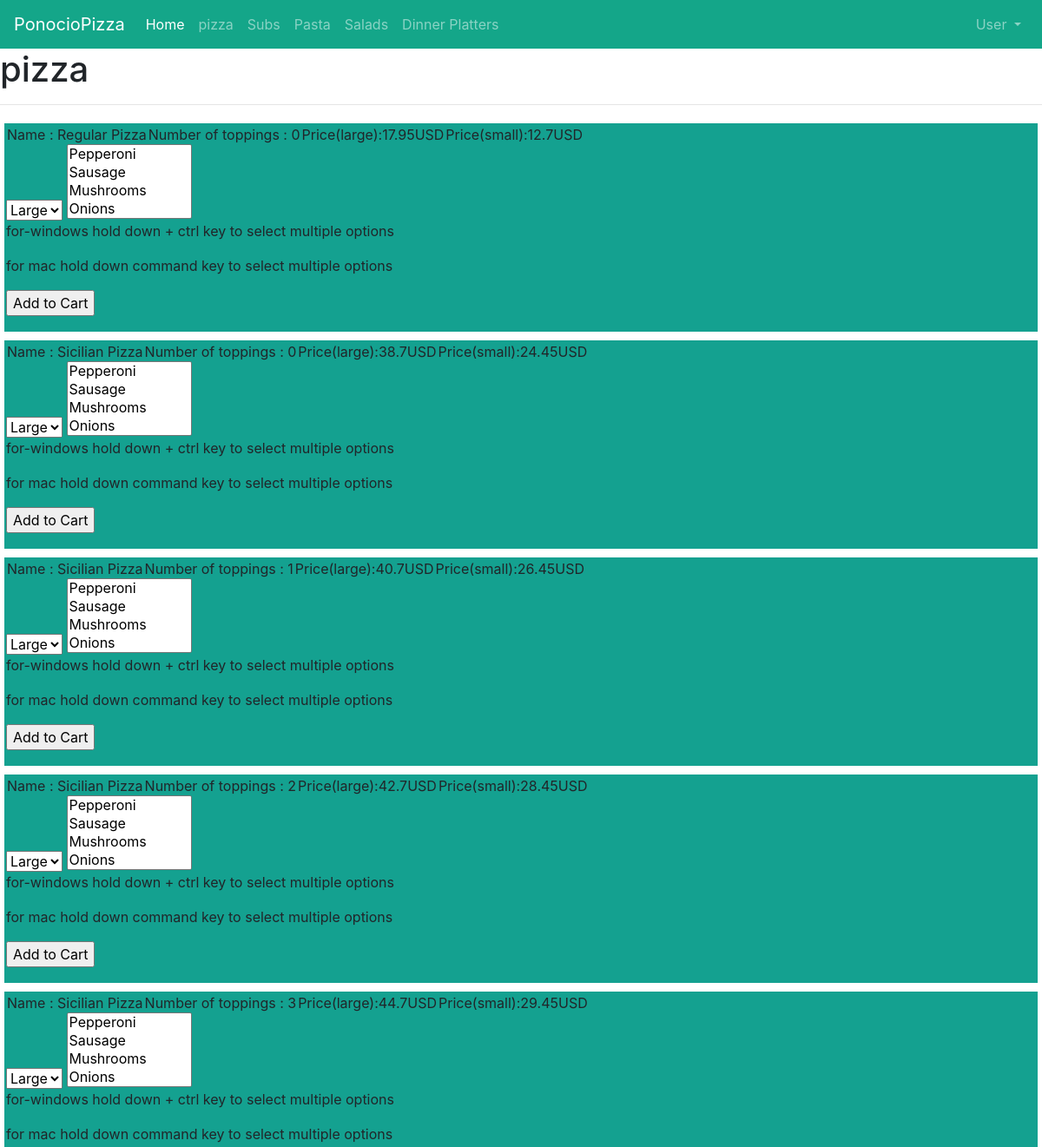
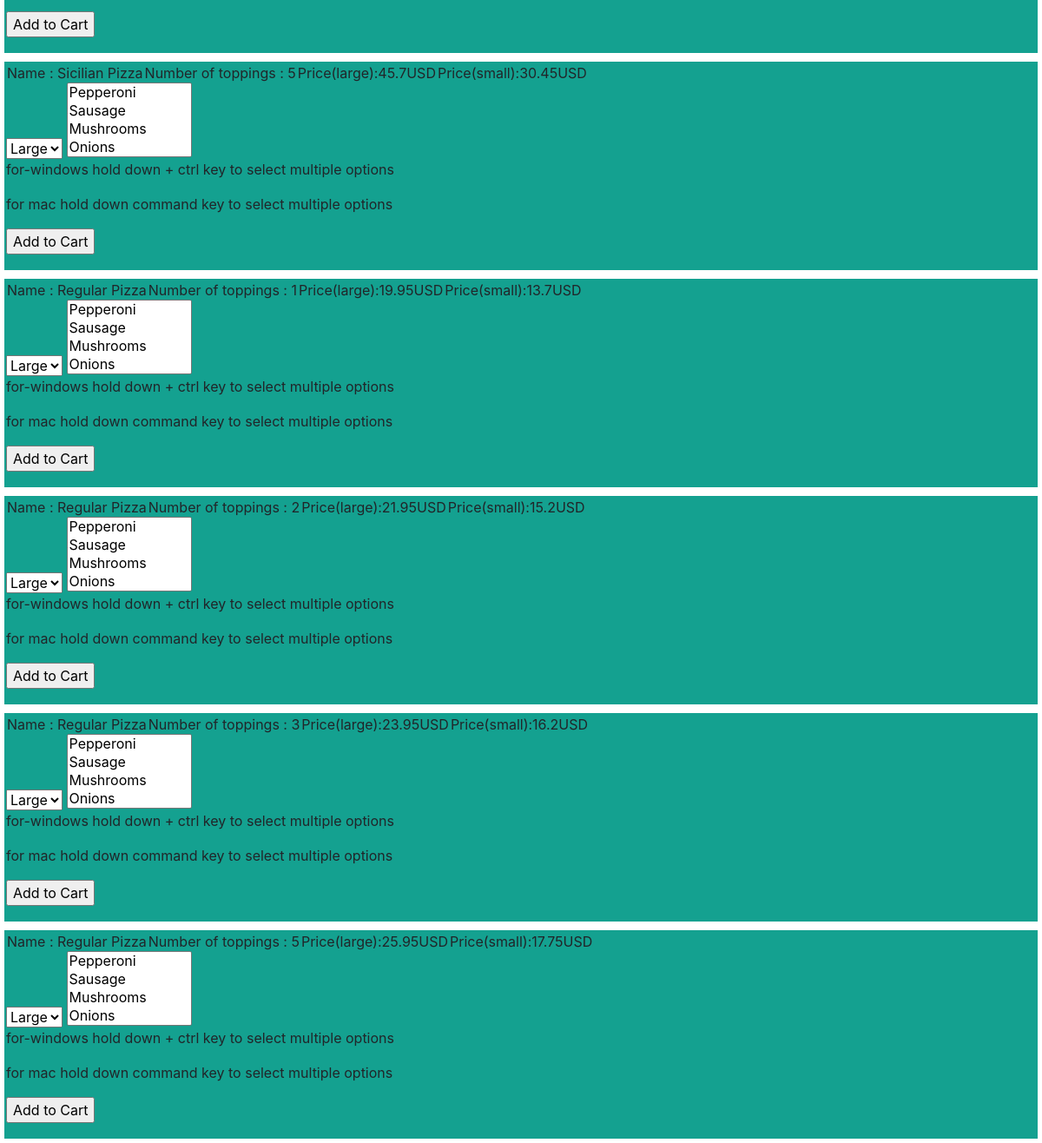
The page /pizza on the database its author committed (2 pictures, top to bottom).
### ponopiza/models.py (models this page shows, shortened)
class category(models.Model):
    name = models.CharField(max_length=64)
    def __str__(self):
        return( f"{self.name}")

class items(models.Model):
    itemsname = models.CharField(max_length=64)
    cat = models.ForeignKey(category,on_delete=models.CASCADE,related_name="itemslist")
    topngNO = models.IntegerField()
    small = models.FloatField()
    large = models.FloatField()

### ponopiza/views.py (the view)
# urls.py: path("<str:category_name>",views.menu,name="menu"),
def menu(request,category_name):
    try:
        catg=category.objects.get(name=category_name)
    except category.DoesNotExist:
        raise Http404("category doesnot exist")
    list=catg.itemslist.all()
    is_pizza=False
    if category_name=="pizza":
        is_pizza=True
    context={
    "itemlist":list,
    "category":catg,
    "groups":category.objects.all(),
    "category_name":category_name,
    "toppings":toppings.objects.all(),
    "is_pizza":is_pizza
    }
    return(render(request,"users/mainpage1.html",context))

### ponopiza/templates/users/mainpage1.html (shortened to what this page needs)
<DOCTYPE! html>
<html>
      <head>
          <link rel="stylesheet" href="https://stackpath.bootstrapcdn.com/bootstrap/4.5.0/css/bootstrap.min.css">
      </head>
      <body>
      <nav class="navbar navbar-expand-lg navbar-dark bg-h">
        <a class="navbar-brand" href="#">PonocioPizza</a>
    <div class="collapse navbar-collapse" id="navbarNavDropdown">
      <ul class="navbar-nav mr-auto">
        <li class="nav-item active">
          <a class="nav-link" href="#">Home <span class="sr-only">(current)</span></a>
        </li>
        {% for category in groups %}
        <li class="nav-item">
          <a class="nav-link" href="{% url 'menu' category %}" data-name={{category}}>{{category}}</a>
        </li>
        {% endfor %}
      </ul>
        <ul class="navbar-nav ml-auto">
        <li class="nav-item dropdown" style="">
          <a class="nav-link dropdown-toggle" href="#" id="navbarDropdownMenuLink" role="button" data-toggle="dropdown" aria-haspopup="true" aria-expanded="false">
            User
          </a>
        </li>
      </ul>
    </div>
  </nav>
  <div class="menu">
    <h1 class="catname">{{ category.name }}</h1>
    <hr>
    <div class="items">
      {% for item in itemlist %}
      <div class="itemsdiv">
        <table>
          <tr>
            <td>Name : {{ item.itemsname }}</td>
            <td>Number of toppings : {{ item.topngNO }}</td>
            <td>Price(large):{{ item.large }}USD</td>
            <td>Price(small):{{ item.small }}USD</td>
          </tr>
        </table>
          <form class="choice" action="{% url 'addtocart' item.itemsname %}" method="post">
            <select name="size">
              <option value="large">Large</option>
            </select>
            {% if is_pizza %}
            <select name="selectedtoppings" multiple="multiple">
              {% for topping in toppings %}
              <option value={{topping.toppingname}}>{{topping.toppingname}}</option>
              {%endfor%}
            </select>
            <p>for-windows hold down + ctrl key to select multiple options</p>
            <p>for mac hold down command key to select multiple options</p>
            {% endif %}
            <input type="submit" value="Add to Cart">
          </form>
      </div>
      {% endfor %}
    </div>
  </div>
  </body>
  </html>

### ponopiza/templates/users/mainpage1.html (style rules this page uses)
.nav-link { padding-right:.5rem !important; padding-left: .5rem !important; }
.bg-h { background-color: #14a689; }
.itemsdiv { background-color: #14a190; border:5px solid white; padding:2px; }

### rows shown on the page
category: name "pizza"
category: name "Subs"
category: name "Pasta"
category: name "Salads"
category: name "Dinner Platters"
items: itemsname "Regular Pizza", topngNO "0", large "17.95", small "12.7"
items: itemsname "Sicilian Pizza", topngNO "0", large "38.7", small "24.45"
items: itemsname "Sicilian Pizza", topngNO "1", large "40.7", small "26.45"
items: itemsname "Sicilian Pizza", topngNO "2", large "42.7", small "28.45"
items: itemsname "Sicilian Pizza", topngNO "3", large "44.7", small "29.45"
items: itemsname "Sicilian Pizza", topngNO "5", large "45.7", small "30.45"
items: itemsname "Regular Pizza", topngNO "1", large "19.95", small "13.7"
items: itemsname "Regular Pizza", topngNO "2", large "21.95", small "15.2"
items: itemsname "Regular Pizza", topngNO "3", large "23.95", small "16.2"
items: itemsname "Regular Pizza", topngNO "5", large "25.95", small "17.75"
